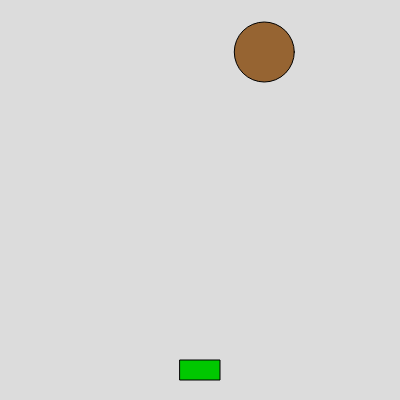
Frame 1 (no input)
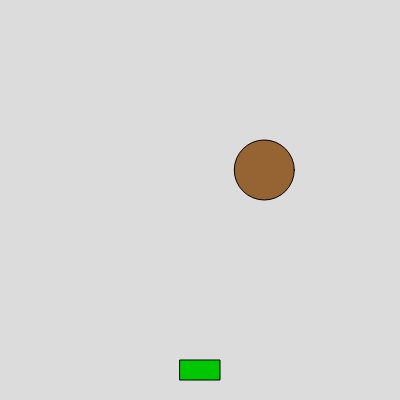
Frame 60 (no input)
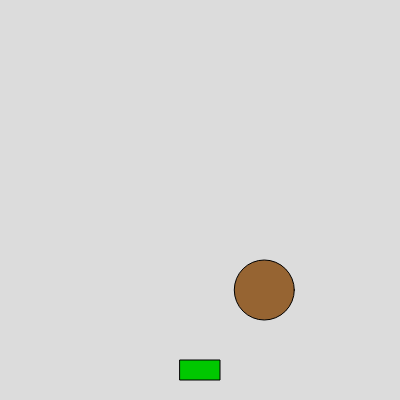
Frame 120 (the mouse pressed at the canvas centre since frame 60)

The p5.js sketch that drew these frames (run headless with seeded random() and noise() and a simulated clock; from frame 60 on, the mouse is pressed at the canvas centre):

// p5.js sketch
// ── sketch.js
let meteorX, meteorY;
let tankX, tankY;
let missileX, missileY;
let missileActive;
let gameState;

function setup() {
  createCanvas(400, 400);
  resetGame();
}

function draw() {
  background(220);

  if (gameState === "playing") {
    // move meteor
    meteorY += 2;

    // move tank
    if (keyIsDown(LEFT_ARROW)) {
      tankX -= 4;
    }
    if (keyIsDown(RIGHT_ARROW)) {
      tankX += 4;
    }

    // keep tank on screen
    tankX = constrain(tankX, 20, width - 20);

    // move missile
    if (missileActive) {
      missileY -= 5;
      if (missileY < 0) {
        missileActive = false;
      }

      // missile hit meteor?
      let d = dist(missileX, missileY, meteorX, meteorY);
      if (d < 30) {      // meteor radius (60 / 2)
        gameState = "won";
        missileActive = false;
      }
    }

    // meteor missed (off bottom)?
    if (meteorY > height + 30) {
      gameState = "lost";
    }
  }

  // draw meteor
  fill(150, 100, 50);
  circle(meteorX, meteorY, 60);

  // draw tank
  rectMode(CENTER);
  fill(0, 200, 0);
  rect(tankX, tankY, 40, 20);

  // draw missile
  if (missileActive) {
    fill(0);
    rect(missileX, missileY, 5, 10);
  }

  // messages
  fill(0);
  textAlign(CENTER);
  textSize(16);
  if (gameState === "won") {
    text("You hit the meteor!", width / 2, 40);
    text("Press R to restart", width / 2, 60);
  } else if (gameState === "lost") {
    text("You missed!", width / 2, 40);
    text("Press R to restart", width / 2, 60);
  }
}

function keyPressed() {
  // fire missile
  if (key === ' ' && !missileActive && gameState === "playing") {
    missileX = tankX;
    missileY = tankY - 20;
    missileActive = true;
  }

  // restart
  if ((key === 'r' || key === 'R') && gameState !== "playing") {
    resetGame();
  }
}

function resetGame() {
  meteorX = random(50, width - 50);
  meteorY = 50;
  tankX = width / 2;
  tankY = height - 30;
  missileActive = false;
  gameState = "playing";
}
